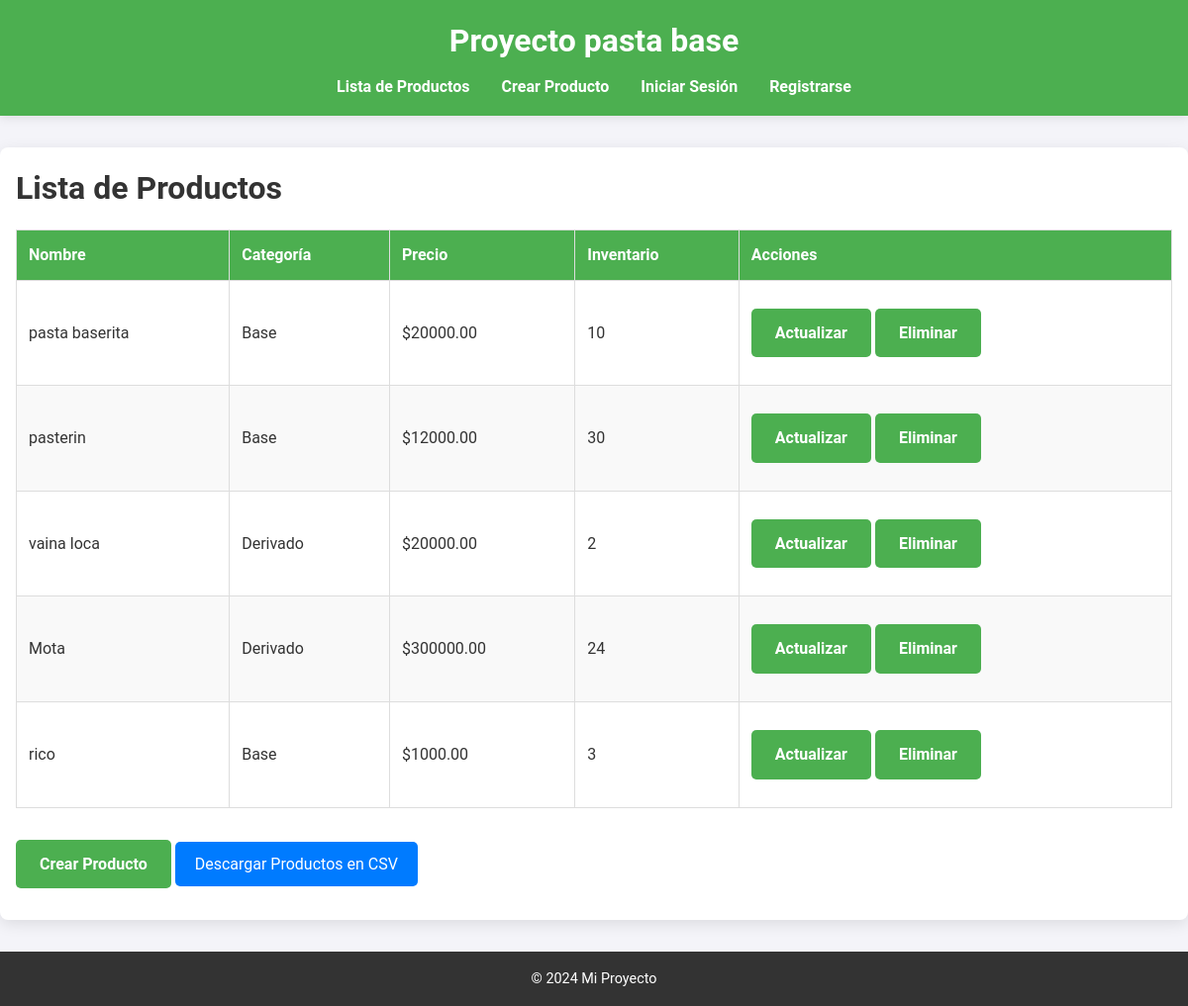
The app's page /api/productos/list/ with its own data.
### api/models.py (models this page shows, shortened)
class Producto(models.Model):
    nombre = models.CharField(max_length=100)
    descripcion = models.TextField()
    precio = models.DecimalField(max_digits=10, decimal_places=2)
    inventario = models.PositiveIntegerField()
    categoria = models.CharField(
        max_length=50,
        choices=[
            ('Base', 'Pasta Base'),
            ('Derivado', 'Derivado'),
        ],
        default='Base'
    )

### api/views.py (the view)
# urls.py: path('productos/list/', productos_list, name='productos-list'),
def productos_list(request):
    if request.method == 'GET':
        productos = Producto.objects.all()
        return render(request, 'productos/productos_list.html', {'productos': productos})

### api/templates/productos/productos_list.html (shortened to what this page needs)
{% extends 'base.html' %}
{% block content %}
<h1>Lista de Productos</h1>
<table>
    <thead>
        <tr>
            <th>Nombre</th>
            <th>Categoría</th>
            <th>Precio</th>
            <th>Inventario</th>
            <th>Acciones</th>
        </tr>
    </thead>
    <tbody>
        {% for producto in productos %}
        <tr>
            <td>{{ producto.nombre }}</td>
            <td>{{ producto.categoria }}</td>
            <td>${{ producto.precio }}</td>
            <td>{{ producto.inventario }}</td>
            <td>
                <a href="{% url 'actualizar-producto' producto.id %}" class="button">Actualizar</a>
                <a href="{% url 'eliminar-producto' producto.id %}" class="button">Eliminar</a>
            </td>
        </tr>
        {% empty %}
        <tr>
            <td colspan="5">No hay productos disponibles.</td>
        </tr>
        {% endfor %}
    </tbody>
</table>
<a href="{% url 'crear-producto' %}" class="button">Crear Producto</a>
<a href="{% url 'export-productos-csv' %}" class="btn btn-primary">Descargar Productos en CSV</a>
{% endblock %}

### api/templates/base.html (shortened to what this page needs)
<!DOCTYPE html>
<html lang="en">
<head>
    {% load static %}
    <link rel="stylesheet" href="{% static 'styles.css' %}">
</head>
<body>
    <header>
        <h1>Proyecto pasta base</h1>
        <nav>
            <ul>
                <li><a href="{% url 'productos-list' %}">Lista de Productos</a></li>
                <li><a href="{% url 'crear-producto' %}">Crear Producto</a></li>
                <li><a href="{% url 'login' %}">Iniciar Sesión</a></li>
                <li><a href="{% url 'register' %}">Registrarse</a></li>
            </ul>
        </nav>
    </header>
    <main>
        {% block content %}{% endblock %}
    </main>
    <footer>
        <p>&copy; 2024 Mi Proyecto</p>
    </footer>
</body>
</html>

### api/static/styles.css (style rules this page uses)
* { margin: 0; padding: 0; box-sizing: border-box; }
body { font-family: 'Roboto', sans-serif; font-size: 16px; background-color: #f4f4f9; color: #333; line-height: 1.6; }
header { background-color: #4CAF50; color: white; padding: 1rem 2rem; text-align: center; box-shadow: 0px 2px 10px rgba(0, 0, 0, 0.1); }
header h1 { font-size: 2rem; margin-bottom: 0.5rem; }
header nav ul { list-style: none; display: flex; justify-content: center; margin-top: 0.5rem; }
header nav ul li { margin: 0 1rem; }
header nav ul li a { color: white; text-decoration: none; font-weight: bold; transition: color 0.3s; }
main { max-width: 1200px; margin: 2rem auto; padding: 1rem; background: white; box-shadow: 0px 4px 15px rgba(0, 0, 0, 0.1); border-radius: 8px; }
table { width: 100%; border-collapse: collapse; margin: 1rem 0; font-size: 1rem; }
table thead { background-color: #4CAF50; color: white; }
table thead th { padding: 0.75rem; text-align: left; }
table tbody tr:nth-child(even) { background-color: #f9f9f9; }
table td, table th { padding: 0.75rem; border: 1px solid #ddd; }
button, a.button { display: inline-block; padding: 0.75rem 1.5rem; margin: 1rem 0; font-size: 1rem; font-weight: bold; color: white; background-color: #4CAF50; border: none; border-radius: 5px; text-align: center; text-decoration: none; transition: background-color 0.3s, transform 0.2s; }
.btn { display: inline-block; padding: 10px 20px; font-size: 16px; color: #fff; background-color: #007bff; border: none; border-radius: 5px; text-decoration: none; cursor: pointer; }
footer { text-align: center; padding: 1rem; background: #333; color: white; margin-top: 2rem; font-size: 0.9rem; }
footer p { margin: 0; }

### records on screen
Producto: nombre "pasta baserita", categoria "Base", precio "20000.00", inventario "10"
Producto: nombre "pasterin", categoria "Base", precio "12000.00", inventario "30"
Producto: nombre "vaina loca", categoria "Derivado", precio "20000.00", inventario "2"
Producto: nombre "Mota", categoria "Derivado", precio "300000.00", inventario "24"
Producto: nombre "rico", categoria "Base", precio "1000.00", inventario "3"
